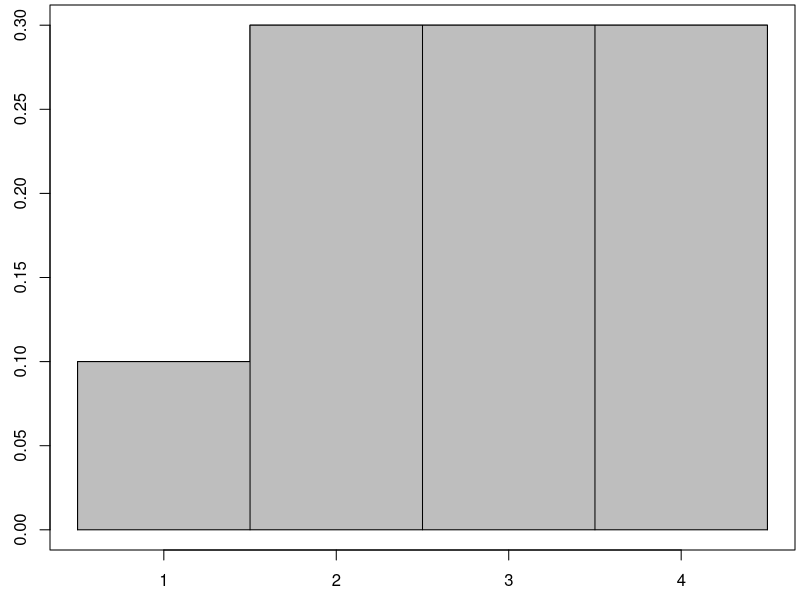

Generate this figure with R:
#Shades a rug diagram for a probability mass function. 
#Inputs: 
#  x - a vector of data points
#  p - a corresponding vector of probabilities or frequencies
#All widths are 1 unit wide. 
draw_pmf <- function(x,p){
  xs <- c(rbind(x-1/2,x-1/2,x+1/2,x+1/2))
  px <- c(rbind(0,p,p,0))
  par(mar=c(2.5,2.5,0.25,0.25))
  plot.new()
  plot(xs,px,type="l")
  polygon(xs,px,col="gray")
}

x <- c(  1,  2,  3,  4)
p <- c(0.1,0.3,0.3,0.3)
draw_pmf(x,p)


x <- c(1,2,3,4)
p <- c(.1,.3,.3,.3)
sum(x*p)
my_table <- data.frame(x = x, prob = p)
my_table

#If we drew (with replacement) a slip of paper
#from this bag many times, and each time recorded the result,
#then the average of our results would be 2.8. 
